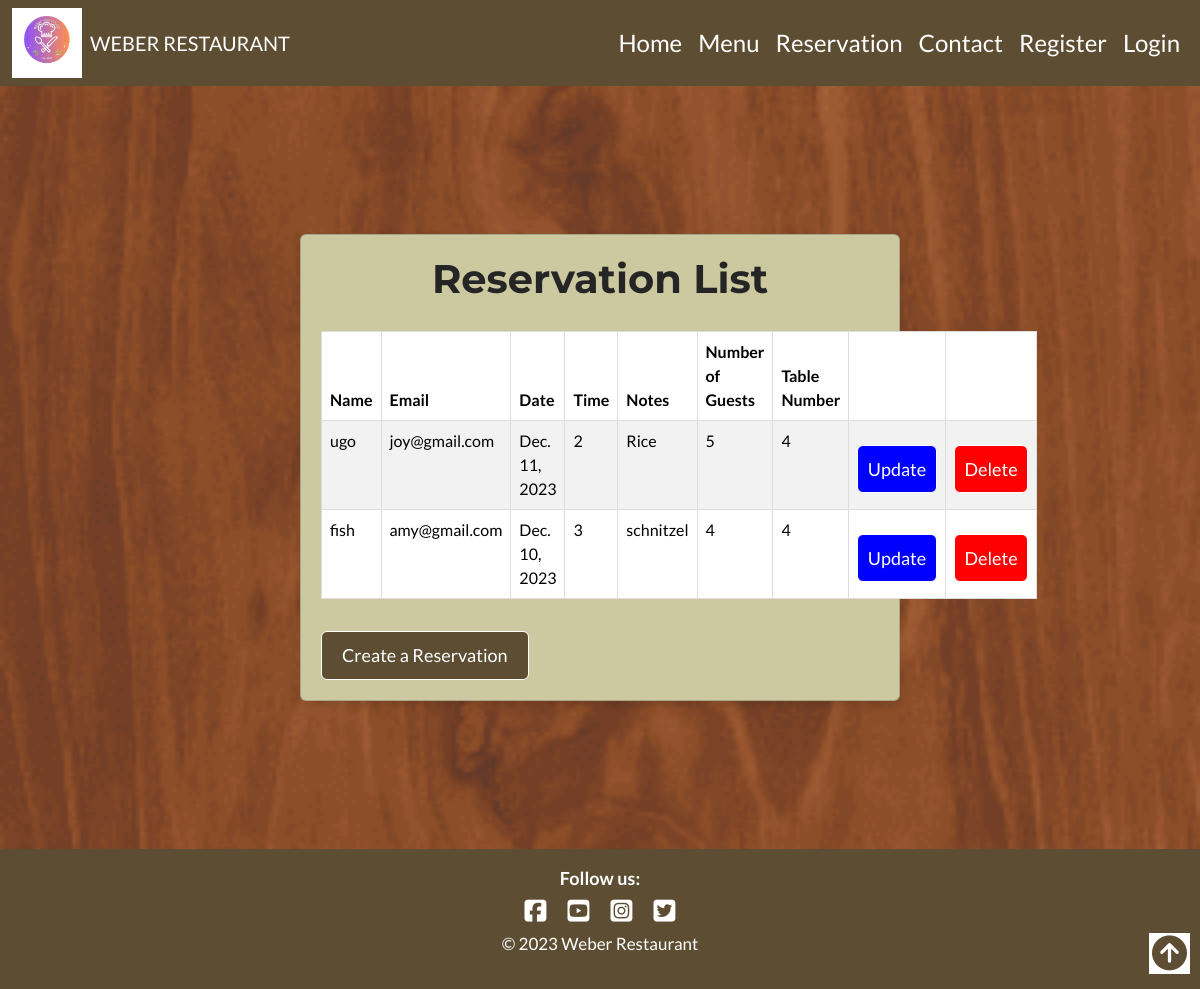
The page /reservation_list on the database as committed earlier.
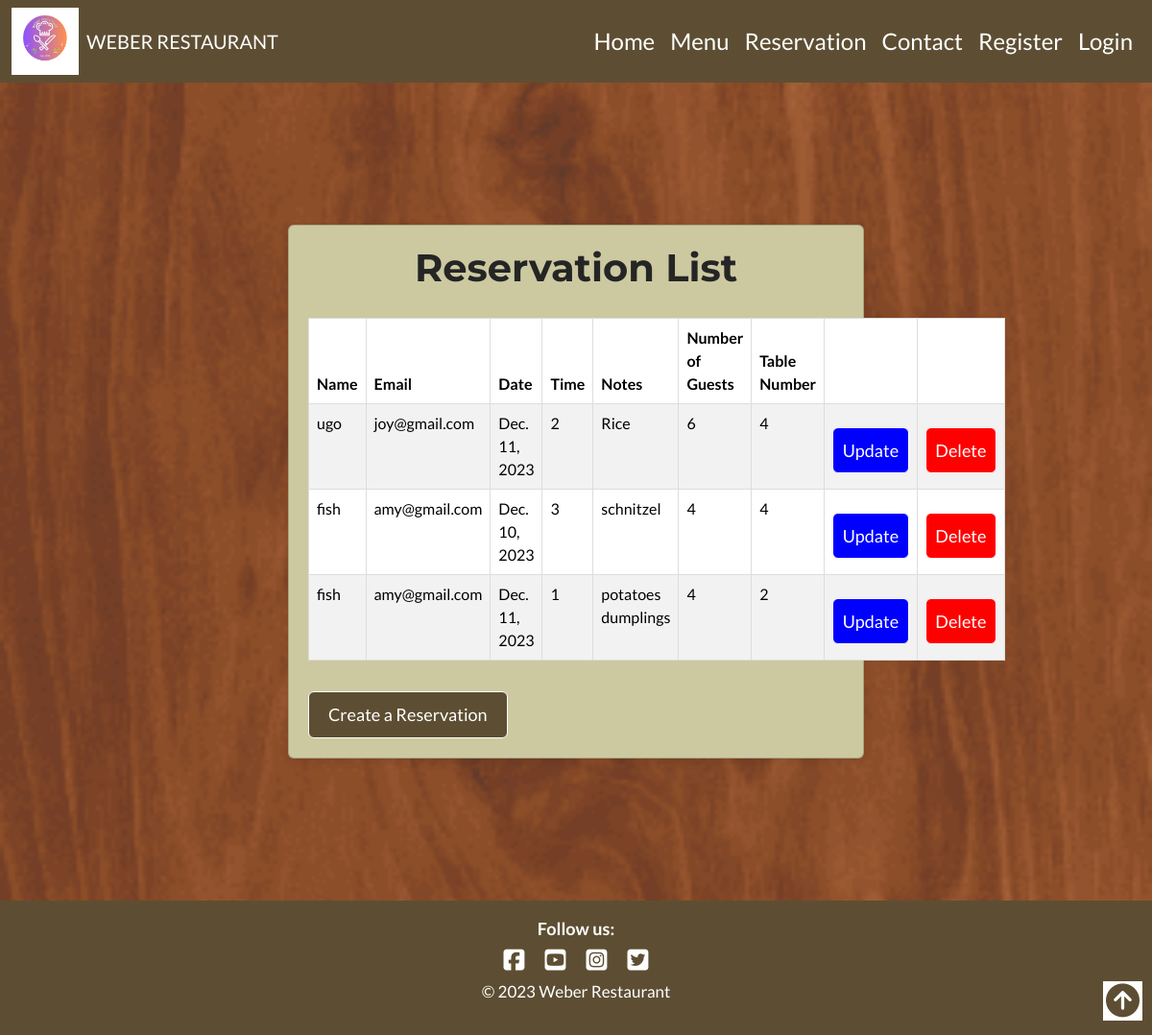
The same page on the database as committed later.
### reservations/models.py (models this page shows, shortened)
class Reservations(models.Model):
    user = models.ForeignKey(User, on_delete=models.CASCADE)
    name = models.CharField(max_length=100)
    customer_email = models.EmailField(max_length=150)
    date = models.DateField()
    time = models.IntegerField(choices=RESERVATION_TIME, default=1)
    notes = models.TextField(null=True, blank=True) # This is not a required field
    table = models.ForeignKey('Table', on_delete=models.CASCADE)
    number_of_guests = models.IntegerField()
    created = models.DateTimeField(auto_now_add=True)

class Table(models.Model):
    table_number = models.IntegerField(unique=True)
    capacity = models.IntegerField(choices=CAPACITY, default=2)
    def __str__(self):
        return str(self.table_number)

### reservations/views.py (the view)
# urls.py: path('reservation_list', Reservation_List_View.as_view(), name='reservation_list'),
class Reservation_List_View(ListView):
    model = Reservations
    template_name = "reservation_list.html"

### templates/reservation_list.html (shortened to what this page needs)
{% extends "base.html" %} {% block content %}
<head>
</head>
<body>
<div class="wrapper">
  <div class="container form-style w-50 card card-body mt-5 mb-5" style="background-color: #CCC9A1; margin-bottom: 40px;" id="signin">
  <h2 class="text-center">Reservation List</h2>
  <table class="table table-striped table-hover">
    <thead>
      <tr>
        <th>Name</th>
        <th>Email</th>
        <th>Date</th>
        <th>Time</th>
        <th>Notes</th>
        <th>Number of Guests</th>
        <th>Table Number</th>
        <th></th>
        <th></th>
      </tr>
    </thead>
    <tbody>
      {% for reservation in reservations_list %}
      <tr>
        <td>{{ reservation.name }}</td>
        <td>{{ reservation.customer_email }}</td>
        <td>{{ reservation.date }}</td>
        <td>{{ reservation.time }}</td>
        <td>{{ reservation.notes }}</td>
        <td>{{ reservation.number_of_guests }}</td>
        <td>{{ reservation.table }}</td>
        <td>
            <a class="btn btn-success mt-3 w-20 text-center" href="{% url 'reservation_edit' reservation.pk %}" style="background-color: blue; padding: 0.6rem;">Update</a>
        </td>
        <td>
          <a class="btn btn-success mt-3 w-20 text-center" href="{% url 'reservation_delete' reservation.pk %}" style="background-color: red; padding: 0.6rem;">Delete</a>
        </td>
      </tr>
      {% endfor %}
    </tbody>
  </table>
  <form method="post" action="{% url 'booking' %}">
    <button class="btn btn-success mt-3 w-20 text-center" type="submit">Create a Reservation</button>
  </form>
    </div>
</div>
</body>
{% endblock %}

Rows that differ between the two databases and show on the page:
changed Reservations "ugo": number_of_guests "5" → "6"
added Reservations: name "fish", customer_email "amy@gmail.com", date "Dec. 11, 2023", time "1", notes "potatoes dumplings", number_of_guests "4", table "2"
